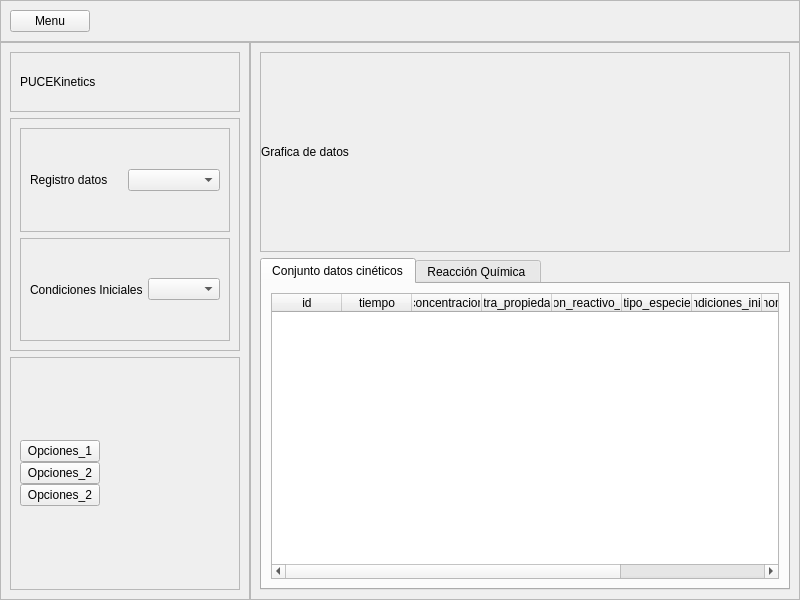
<?xml version="1.0" encoding="UTF-8"?>
<ui version="4.0">
 <class>MainWindow</class>
 <widget class="QMainWindow" name="MainWindow">
  <property name="geometry">
   <rect>
    <x>0</x>
    <y>0</y>
    <width>800</width>
    <height>600</height>
   </rect>
  </property>
  <property name="windowTitle">
   <string>MainWindow</string>
  </property>
  <widget class="QWidget" name="centralwidget">
   <layout class="QVBoxLayout" name="verticalLayout">
    <property name="spacing">
     <number>0</number>
    </property>
    <property name="leftMargin">
     <number>0</number>
    </property>
    <property name="topMargin">
     <number>0</number>
    </property>
    <property name="rightMargin">
     <number>0</number>
    </property>
    <property name="bottomMargin">
     <number>0</number>
    </property>
    <item>
     <widget class="QFrame" name="panel_comando_superior">
      <property name="maximumSize">
       <size>
        <width>16777215</width>
        <height>60</height>
       </size>
      </property>
      <property name="styleSheet">
       <string notr="true">/*background-color: rgb(221, 221, 221);</string>
      </property>
      <property name="frameShape">
       <enum>QFrame::StyledPanel</enum>
      </property>
      <property name="frameShadow">
       <enum>QFrame::Raised</enum>
      </property>
      <layout class="QHBoxLayout" name="horizontalLayout_5">
       <item>
        <layout class="QHBoxLayout" name="horizontalLayout_4">
         <item>
          <widget class="QPushButton" name="menu_btn">
           <property name="text">
            <string>Menu</string>
           </property>
          </widget>
         </item>
         <item>
          <spacer name="horizontalSpacer_2">
           <property name="orientation">
            <enum>Qt::Horizontal</enum>
           </property>
           <property name="sizeHint" stdset="0">
            <size>
             <width>40</width>
             <height>20</height>
            </size>
           </property>
          </spacer>
         </item>
        </layout>
       </item>
      </layout>
     </widget>
    </item>
    <item>
     <widget class="QWidget" name="panel_contenido_principal" native="true">
      <layout class="QHBoxLayout" name="horizontalLayout">
       <property name="spacing">
        <number>0</number>
       </property>
       <property name="leftMargin">
        <number>0</number>
       </property>
       <property name="topMargin">
        <number>0</number>
       </property>
       <property name="rightMargin">
        <number>0</number>
       </property>
       <property name="bottomMargin">
        <number>0</number>
       </property>
       <item>
        <widget class="QFrame" name="menu_derecho">
         <property name="maximumSize">
          <size>
           <width>250</width>
           <height>16777215</height>
          </size>
         </property>
         <property name="styleSheet">
          <string notr="true">/*background-color: rgb(230, 230, 230);</string>
         </property>
         <property name="frameShape">
          <enum>QFrame::StyledPanel</enum>
         </property>
         <property name="frameShadow">
          <enum>QFrame::Raised</enum>
         </property>
         <layout class="QVBoxLayout" name="verticalLayout_7">
          <item>
           <widget class="QFrame" name="frame_4">
            <property name="maximumSize">
             <size>
              <width>16777215</width>
              <height>60</height>
             </size>
            </property>
            <property name="frameShape">
             <enum>QFrame::StyledPanel</enum>
            </property>
            <property name="frameShadow">
             <enum>QFrame::Raised</enum>
            </property>
            <layout class="QHBoxLayout" name="horizontalLayout_2">
             <item>
              <widget class="QLabel" name="label">
               <property name="maximumSize">
                <size>
                 <width>16777215</width>
                 <height>60</height>
                </size>
               </property>
               <property name="text">
                <string>PUCEKinetics</string>
               </property>
               <property name="textFormat">
                <enum>Qt::AutoText</enum>
               </property>
               <property name="scaledContents">
                <bool>false</bool>
               </property>
               <property name="wordWrap">
                <bool>false</bool>
               </property>
              </widget>
             </item>
            </layout>
           </widget>
          </item>
          <item>
           <widget class="QFrame" name="frame_3">
            <property name="frameShape">
             <enum>QFrame::StyledPanel</enum>
            </property>
            <property name="frameShadow">
             <enum>QFrame::Raised</enum>
            </property>
            <layout class="QVBoxLayout" name="verticalLayout_3">
             <item>
              <widget class="QFrame" name="frame_5">
               <property name="frameShape">
                <enum>QFrame::StyledPanel</enum>
               </property>
               <property name="frameShadow">
                <enum>QFrame::Raised</enum>
               </property>
               <layout class="QHBoxLayout" name="horizontalLayout_7">
                <item>
                 <widget class="QLabel" name="registro_datos_label">
                  <property name="text">
                   <string>Registro datos</string>
                  </property>
                 </widget>
                </item>
                <item>
                 <widget class="QComboBox" name="registro_datos_box"/>
                </item>
               </layout>
              </widget>
             </item>
             <item>
              <widget class="QFrame" name="frame_6">
               <property name="frameShape">
                <enum>QFrame::StyledPanel</enum>
               </property>
               <property name="frameShadow">
                <enum>QFrame::Raised</enum>
               </property>
               <layout class="QHBoxLayout" name="horizontalLayout_8">
                <item>
                 <widget class="QLabel" name="condiciones_iniciales_label">
                  <property name="text">
                   <string>Condiciones Iniciales</string>
                  </property>
                 </widget>
                </item>
                <item>
                 <widget class="QComboBox" name="condiciones_iniciales_box"/>
                </item>
               </layout>
              </widget>
             </item>
            </layout>
           </widget>
          </item>
          <item>
           <widget class="QFrame" name="frame_7">
            <property name="frameShape">
             <enum>QFrame::StyledPanel</enum>
            </property>
            <property name="frameShadow">
             <enum>QFrame::Raised</enum>
            </property>
            <layout class="QVBoxLayout" name="verticalLayout_5">
             <item>
              <layout class="QHBoxLayout" name="horizontalLayout_3">
               <item>
                <layout class="QVBoxLayout" name="verticalLayout_4">
                 <property name="spacing">
                  <number>0</number>
                 </property>
                 <item>
                  <widget class="QPushButton" name="opcion_btn">
                   <property name="text">
                    <string>Opciones_1</string>
                   </property>
                  </widget>
                 </item>
                 <item>
                  <widget class="QPushButton" name="opcion_btn_2">
                   <property name="text">
                    <string>Opciones_2</string>
                   </property>
                  </widget>
                 </item>
                 <item>
                  <widget class="QPushButton" name="opcion_btn_3">
                   <property name="text">
                    <string>Opciones_2</string>
                   </property>
                  </widget>
                 </item>
                </layout>
               </item>
               <item>
                <spacer name="horizontalSpacer">
                 <property name="orientation">
                  <enum>Qt::Horizontal</enum>
                 </property>
                 <property name="sizeHint" stdset="0">
                  <size>
                   <width>40</width>
                   <height>20</height>
                  </size>
                 </property>
                </spacer>
               </item>
              </layout>
             </item>
            </layout>
           </widget>
          </item>
         </layout>
        </widget>
       </item>
       <item>
        <widget class="QFrame" name="panel_izquierdo">
         <property name="frameShape">
          <enum>QFrame::StyledPanel</enum>
         </property>
         <property name="frameShadow">
          <enum>QFrame::Raised</enum>
         </property>
         <layout class="QVBoxLayout" name="verticalLayout_6">
          <item>
           <widget class="QFrame" name="grafico_frame">
            <property name="minimumSize">
             <size>
              <width>200</width>
              <height>200</height>
             </size>
            </property>
            <property name="frameShape">
             <enum>QFrame::StyledPanel</enum>
            </property>
            <property name="frameShadow">
             <enum>QFrame::Raised</enum>
            </property>
            <layout class="QVBoxLayout" name="verticalLayout_2">
             <property name="spacing">
              <number>0</number>
             </property>
             <property name="leftMargin">
              <number>0</number>
             </property>
             <property name="topMargin">
              <number>0</number>
             </property>
             <property name="rightMargin">
              <number>0</number>
             </property>
             <property name="bottomMargin">
              <number>0</number>
             </property>
             <item>
              <widget class="QLabel" name="label_3">
               <property name="maximumSize">
                <size>
                 <width>16777215</width>
                 <height>40</height>
                </size>
               </property>
               <property name="text">
                <string>Grafica de datos</string>
               </property>
              </widget>
             </item>
             <item>
              <layout class="QVBoxLayout" name="vista_grafica">
               <property name="spacing">
                <number>0</number>
               </property>
              </layout>
             </item>
            </layout>
           </widget>
          </item>
          <item>
           <widget class="QTabWidget" name="tabWidget">
            <property name="currentIndex">
             <number>0</number>
            </property>
            <widget class="QWidget" name="tab">
             <attribute name="title">
              <string>Conjunto datos cinéticos</string>
             </attribute>
             <layout class="QHBoxLayout" name="horizontalLayout_6">
              <item>
               <widget class="QTableWidget" name="datos_cineticos_tabla">
                <property name="focusPolicy">
                 <enum>Qt::NoFocus</enum>
                </property>
                <property name="showGrid">
                 <bool>false</bool>
                </property>
                <attribute name="horizontalHeaderMinimumSectionSize">
                 <number>50</number>
                </attribute>
                <attribute name="horizontalHeaderDefaultSectionSize">
                 <number>70</number>
                </attribute>
                <attribute name="horizontalHeaderStretchLastSection">
                 <bool>true</bool>
                </attribute>
                <attribute name="verticalHeaderVisible">
                 <bool>false</bool>
                </attribute>
                <column>
                 <property name="text">
                  <string>id</string>
                 </property>
                </column>
                <column>
                 <property name="text">
                  <string>tiempo</string>
                 </property>
                </column>
                <column>
                 <property name="text">
                  <string>concentracion</string>
                 </property>
                </column>
                <column>
                 <property name="text">
                  <string>otra_propiedad</string>
                 </property>
                </column>
                <column>
                 <property name="text">
                  <string>conversion_reactivo_limitante</string>
                 </property>
                </column>
                <column>
                 <property name="text">
                  <string>tipo_especie</string>
                 </property>
                </column>
                <column>
                 <property name="text">
                  <string>id_condiciones_iniciales</string>
                 </property>
                </column>
                <column>
                 <property name="text">
                  <string>nombre_data</string>
                 </property>
                </column>
                <column>
                 <property name="text">
                  <string>nombre_reaccion</string>
                 </property>
                </column>
                <column>
                 <property name="text">
                  <string>especie_quimica</string>
                 </property>
                </column>
               </widget>
              </item>
             </layout>
            </widget>
            <widget class="QWidget" name="tab_2">
             <attribute name="title">
              <string>Reacción Química </string>
             </attribute>
             <layout class="QHBoxLayout" name="horizontalLayout_9">
              <item>
               <widget class="QTableWidget" name="reaccion_quimica_tabla">
                <property name="focusPolicy">
                 <enum>Qt::NoFocus</enum>
                </property>
                <property name="showGrid">
                 <bool>false</bool>
                </property>
                <attribute name="horizontalHeaderMinimumSectionSize">
                 <number>50</number>
                </attribute>
                <attribute name="horizontalHeaderDefaultSectionSize">
                 <number>70</number>
                </attribute>
                <attribute name="horizontalHeaderStretchLastSection">
                 <bool>true</bool>
                </attribute>
                <attribute name="verticalHeaderVisible">
                 <bool>false</bool>
                </attribute>
                <column>
                 <property name="text">
                  <string>id</string>
                 </property>
                </column>
                <column>
                 <property name="text">
                  <string>especie_quimica</string>
                 </property>
                </column>
                <column>
                 <property name="text">
                  <string>formula</string>
                 </property>
                </column>
                <column>
                 <property name="text">
                  <string>coeficiente_estequiometrico</string>
                 </property>
                </column>
                <column>
                 <property name="text">
                  <string>detalle</string>
                 </property>
                </column>
                <column>
                 <property name="text">
                  <string>tipo_especie</string>
                 </property>
                </column>
                <column>
                 <property name="text">
                  <string>nombre_reaccion</string>
                 </property>
                </column>
               </widget>
              </item>
             </layout>
            </widget>
           </widget>
          </item>
         </layout>
        </widget>
       </item>
      </layout>
     </widget>
    </item>
   </layout>
  </widget>
 </widget>
 <resources/>
 <connections/>
</ui>
